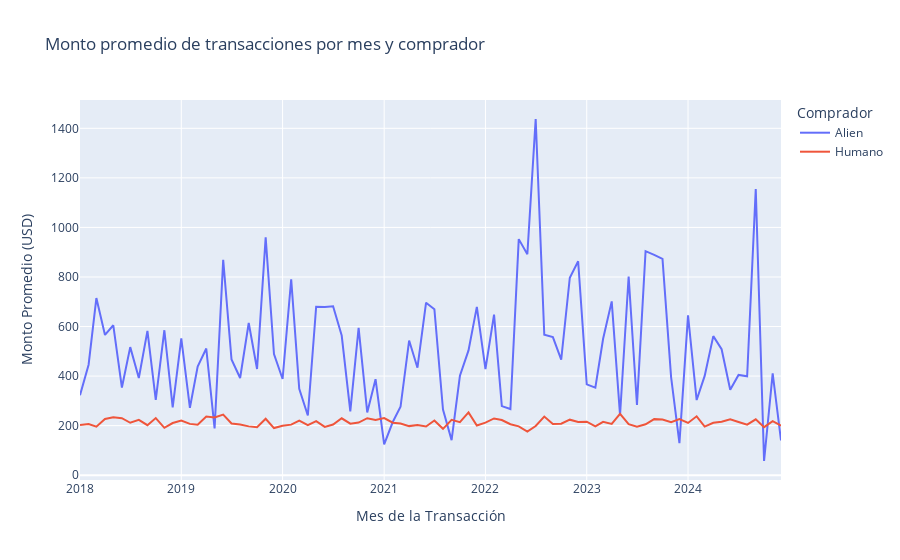

The code cell stored with this chart in its notebook:
### Markdown cell above
En el gráfico anterior se muestra la media mensual del monto de las transacciones con barras de error que reflejan la variabilidad en los datos para cada mes, desde 2020 hasta 2025, en el se observa que el promedio de las transacciones fluctúa a lo largo del tiempo, con niveles pronunciados en ciertos meses, particularmente en 2022 y 2024. La gran variabilidad en algunos meses, representada por las barras de error más largas, indica una mayor dispersión en los montos de transacción en esos periodos. A pesar de estas fluctuaciones, los valores tienden a mantenerse dentro del rango de los 0 a 1000 unidades, lo que sugiere que, aunque existen valores más altos, el comportamiento promedio no cambia drásticamente mes a mes.

### Code cell
# c. Gráfico de monto promedio de transacciones por mes diferenciado por comprador

# Agrupar mes y comprador para obtener promedio
df_grouped = df_pandas.groupby(["Transaction Month", "Comprador"])["Transaction Amount"].mean().reset_index()

# Crear el gráfico de líneas para mostrar el monto promedio por mes diferenciado por comprador
fig_4c = px.line(df_grouped, 
        x="Transaction Month", 
        y="Transaction Amount", 
        color="Comprador", 
        title="Monto promedio de transacciones por mes y comprador",
        labels={"Transaction Amount": "Monto Promedio (USD)", "Transaction Month": "Mes de la Transacción"})
        
fig_4c.show()

### Figure 1 — Plotly figure (JSON) as saved in the notebook; plotly's stock layout.template omitted (floating-point values rounded to 4 significant figures)
{"data": [{"hovertemplate": "Comprador=Alien<br>Mes de la Transacción=%{x}<br>Monto Promedio (USD)=%{y}<extra></extra>", "legendgroup": "Alien", "line": {"color": "#636efa", "dash": "solid"}, "marker": {"symbol": "circle"}, "mode": "lines", "name": "Alien", "orientation": "v", "showlegend": true, "type": "scatter", "x": ["2018-01", "2018-02", "2018-03", "2018-04", "2018-05", "2018-06", "2018-07", "2018-08", "2018-09", "2018-10", "2018-11", "2018-12", "2019-01", "2019-02", "2019-03", "2019-04", "2019-05", "2019-06", "2019-07", "2019-08", "2019-09", "2019-10", "2019-11", "2019-12", "2020-01", "2020-02", "2020-03", "2020-04", "2020-05", "2020-06", "2020-07", "2020-08", "2020-09", "2020-10", "2020-11", "2020-12", "2021-01", "2021-02", "2021-03", "2021-04", "2021-05", "2021-06", "2021-07", "2021-08", "2021-09", "2021-10", "2021-11", "2021-12", "2022-01", "2022-02", "2022-03", "2022-04", "2022-05", "2022-06", "2022-07", "2022-08", "2022-09", "2022-10", "2022-11", "2022-12", "2023-01", "2023-02", "2023-03", "2023-04", "2023-05", "2023-06", "2023-07", "2023-08", "2023-09", "2023-10", "2023-11", "2023-12", "2024-01", "2024-02", "2024-03", "2024-04", "2024-05", "2024-06", "2024-07", "2024-08", "2024-09", "2024-10", "2024-11", "2024-12"], "xaxis": "x", "y": [322.8, 446.0, 714.7, 566.0, 605.1, 353.8, 516.8, 392.4, 582.3, 303.9, 585.0, 273.7, 551.9, 271.9, 437.9, 511.2, 189.0, 869.0, 467.0, 392.2, 614.2, 428.6, 959.8, 489.0, 388.2, 790.2, 348.4, 240.8, 679.9, 678.4, 681.6, 563.6, 257.6, 594.7, 253.4, 387.7, 124.1, 214.5, 276.1, 543.4, 433.7, 696.0, 669.8, 265.2, 141.5, 401.3, 503.5, 679.5, 428.2, 647.8, 278.8, 267.0, 952.8, 891.6, 1438.0, 567.0, 557.2, 466.3, 797.0, 863.6, 366.4, 353.0, 550.8, 701.5, 242.2, 801.8, 284.0, 904.3, 889.4, 873.2, 396.0, 129.3, 645.0, 303.3, 400.6, 561.2, 508.4, 344.8, 404.8, 399.1, 1155.0, 57.24, 410.9, 140.3], "yaxis": "y"}, {"hovertemplate": "Comprador=Humano<br>Mes de la Transacción=%{x}<br>Monto Promedio (USD)=%{y}<extra></extra>", "legendgroup": "Humano", "line": {"color": "#EF553B", "dash": "solid"}, "marker": {"symbol": "circle"}, "mode": "lines", "name": "Humano", "orientation": "v", "showlegend": true, "type": "scatter", "x": ["2018-01", "2018-02", "2018-03", "2018-04", "2018-05", "2018-06", "2018-07", "2018-08", "2018-09", "2018-10", "2018-11", "2018-12", "2019-01", "2019-02", "2019-03", "2019-04", "2019-05", "2019-06", "2019-07", "2019-08", "2019-09", "2019-10", "2019-11", "2019-12", "2020-01", "2020-02", "2020-03", "2020-04", "2020-05", "2020-06", "2020-07", "2020-08", "2020-09", "2020-10", "2020-11", "2020-12", "2021-01", "2021-02", "2021-03", "2021-04", "2021-05", "2021-06", "2021-07", "2021-08", "2021-09", "2021-10", "2021-11", "2021-12", "2022-01", "2022-02", "2022-03", "2022-04", "2022-05", "2022-06", "2022-07", "2022-08", "2022-09", "2022-10", "2022-11", "2022-12", "2023-01", "2023-02", "2023-03", "2023-04", "2023-05", "2023-06", "2023-07", "2023-08", "2023-09", "2023-10", "2023-11", "2023-12", "2024-01", "2024-02", "2024-03", "2024-04", "2024-05", "2024-06", "2024-07", "2024-08", "2024-09", "2024-10", "2024-11", "2024-12"], "xaxis": "x", "y": [202.8, 206.1, 195.9, 226.7, 233.4, 230.2, 211.5, 223.4, 201.7, 230.5, 191.1, 210.4, 220.8, 207.0, 203.5, 237.1, 232.9, 244.6, 208.9, 204.6, 197.0, 193.6, 227.6, 190.1, 199.2, 204.0, 219.8, 201.6, 218.2, 195.0, 204.2, 229.6, 207.7, 212.4, 230.0, 223.0, 230.6, 211.8, 208.3, 198.0, 202.9, 196.6, 220.7, 187.1, 223.5, 213.9, 253.2, 200.5, 212.0, 228.9, 222.8, 205.8, 197.1, 176.0, 198.5, 236.6, 206.5, 207.9, 224.1, 214.5, 215.9, 197.4, 215.4, 206.7, 247.6, 205.7, 195.9, 205.5, 226.2, 224.3, 213.6, 226.7, 210.8, 237.7, 196.0, 211.5, 215.5, 225.4, 214.6, 204.1, 225.5, 193.9, 218.0, 199.9], "yaxis": "y"}], "layout": {"legend": {"title": {"text": "Comprador"}, "tracegroupgap": 0}, "title": {"text": "Monto promedio de transacciones por mes y comprador"}, "xaxis": {"anchor": "y", "domain": [0, 1], "title": {"text": "Mes de la Transacción"}}, "yaxis": {"anchor": "x", "domain": [0, 1], "title": {"text": "Monto Promedio (USD)"}}}}
